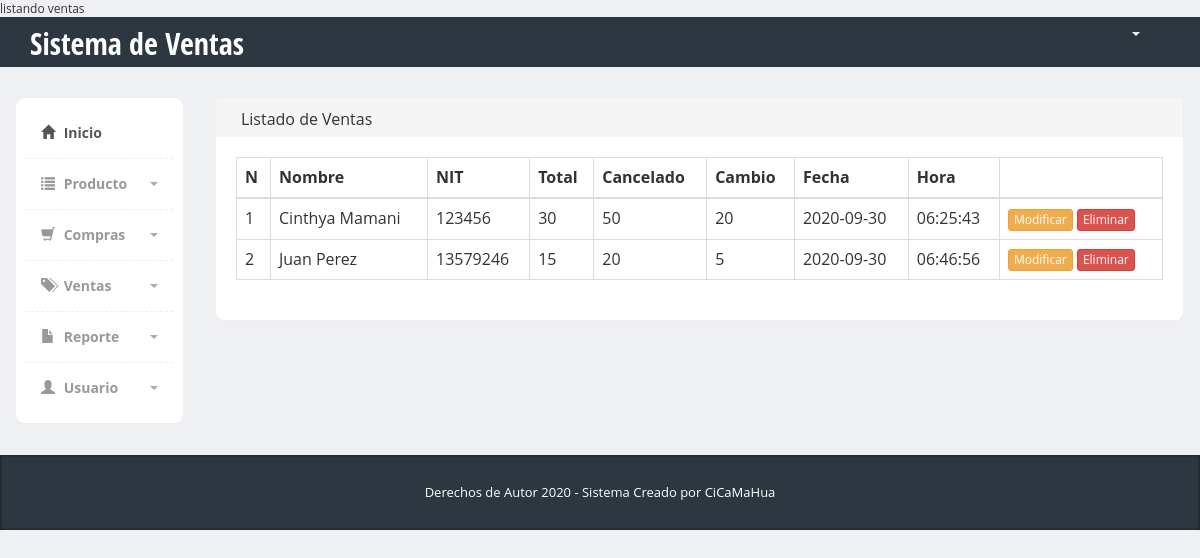
/index.php/venta/listar, run on the app's committed database.
### tables this page shows
CREATE TABLE IF NOT EXISTS `venta` (
  `id_venta` int(11) NOT NULL AUTO_INCREMENT,
  `nombre` varchar(50) NOT NULL,
  `nit` varchar(50) NOT NULL,
  `total` float NOT NULL,
  `cancelado` float NOT NULL,
  `cambio` float NOT NULL,
  `fecha` date NOT NULL,
  `hora` time NOT NULL,
  `activo` tinyint(1) NOT NULL,
  PRIMARY KEY (`id_venta`)
);

### application/controllers/Venta.php (called while the page is built, shortened)
<?php
class Venta extends CI_Controller
{
    public function listar()
    {
        $this->load->model("VentaModel");
        $datosVenta = $this->VentaModel->seleccionar();
        $desde = $this->uri->segment(3);
        $this->load->library('pagination');
        $config['base_url'] = base_url() . 'venta/listar/';
        $config['total_rows'] = count($datosVenta);
        $config['per_page'] = 2;
        $datosVenta = $this->VentaModel->seleccionar($config['per_page'], $desde);
        $data = [
            'desde' => $desde,
            'datosVenta' => $datosVenta
        ];
        $dataC = [
            'titulo' => "Listado de Ventas"
        ];
        $this->load->view("plantilla/cabecerahtml");
        $this->load->view("plantilla/cabecera", $dataC);
        $this->load->view("venta/listado", $data);
        $this->load->view("plantilla/piehtml");
    }
}
?>

### index.php (called while the page is built, shortened)
<?php
require_once BASEPATH.'core/CodeIgniter.php';

### application/config/config.php (called while the page is built, shortened)
<?php
$config['base_url'] = 'http://localhost/eje08/';
$config['index_page'] = 'index.php';
$config['uri_protocol']	= 'REQUEST_URI';
$config['url_suffix'] = '';
$config['language']	= 'english';
$config['charset'] = 'UTF-8';
$config['enable_hooks'] = FALSE;
$config['subclass_prefix'] = 'MY_';
$config['composer_autoload'] = FALSE;
$config['permitted_uri_chars'] = 'a-z 0-9~%.:_\-';
$config['enable_query_strings'] = FALSE;
$config['controller_trigger'] = 'c';
$config['function_trigger'] = 'm';
$config['directory_trigger'] = 'd';
$config['allow_get_array'] = TRUE;
$config['log_threshold'] = 0;
$config['log_path'] = '';
$config['log_file_extension'] = '';
$config['log_file_permissions'] = 0644;
$config['log_date_format'] = 'Y-m-d H:i:s';
$config['error_views_path'] = '';
$config['cache_path'] = '';
$config['cache_query_string'] = FALSE;
$config['encryption_key'] = '';
$config['sess_driver'] = 'files';
$config['sess_cookie_name'] = 'ci_session';
$config['sess_expiration'] = 7200;
$config['sess_save_path'] = NULL;
$config['sess_match_ip'] = FALSE;
$config['sess_time_to_update'] = 300;
$config['sess_regenerate_destroy'] = FALSE;
$config['cookie_prefix']	= '';
$config['cookie_domain']	= '';
$config['cookie_path']		= '/';
$config['cookie_secure']	= FALSE;
$config['cookie_httponly'] 	= FALSE;
$config['standardize_newlines'] = FALSE;
$config['global_xss_filtering'] = FALSE;
$config['csrf_protection'] = FALSE;
$config['csrf_token_name'] = 'csrf_test_name';
$config['csrf_cookie_name'] = 'csrf_cookie_name';
$config['csrf_expire'] = 7200;
$config['csrf_regenerate'] = TRUE;
$config['csrf_exclude_uris'] = array();
$config['compress_output'] = FALSE;
$config['time_reference'] = 'local';
$config['rewrite_short_tags'] = FALSE;
$config['proxy_ips'] = '';

### application/models/VentaModel.php (called while the page is built, shortened)
<?php
class VentaModel extends CI_Model
{
    public function seleccionar($cantidad = "", $desde = "0")
    {
        $this->db->select('*');
        $this->db->where('activo', 1);
        if ($cantidad != "") {
            $this->db->limit($cantidad, $desde);
        }
        $query = $this->db->get('venta');
        return $query->result();
    }
}
?>

### application/views/venta/listado.php (the view, shortened to what this page needs)
<table class="table table-bordered table-hover">
    <thead>
        <tr>
            <th>N</th>
            <th>Nombre</th>
            <th>NIT</th>
            <th>Total</th>
            <th>Cancelado</th>
            <th>Cambio</th>
            <th>Fecha</th>
            <th>Hora</th>
            <th></th>
        </tr>
    </thead>
    <tbody>
        <?php
        $i = $desde;
        foreach ($datosVenta as $dp) {
            $i++;
            ?>
            <tr>
                <td><?= $i; ?></td>
                <td><?= $dp->nombre ?></td>
                <td><?= $dp->nit ?></td>
                <td><?= $dp->total ?></td>
                <td><?= $dp->cancelado ?></td>
                <td><?= $dp->cambio ?></td>
                <td><?= $dp->fecha ?></td>
                <td><?= $dp->hora ?></td>
                <td>
                    <a href="<?= base_url() ?>venta/modificar" class="btn btn-xs btn-warning">Modificar</a>
                    <a href="<?= base_url() ?>venta/eliminar" class="btn btn-xs btn-danger">Eliminar</a>
                </td>
            </tr>
        <?php
        } ?>
    </tbody>
</table>

### application/views/plantilla/cabecerahtml.php (shortened to what this page needs)
<!DOCTYPE html>
<html>
<head>
    <link href="<?= base_url(); ?>bootstrap/css/bootstrap.min.css" rel="stylesheet">
    <link href="<?= base_url(); ?>css/styles.css" rel="stylesheet">

### application/views/plantilla/cabecera.php (shortened to what this page needs)
</head>
<body>
    <div class="header">
        <div class="container">
            <div class="row">
                <div class="col-md-5">
                    <div class="logo">
                        <h1><a href="index.html"> Sistema de Ventas</a></h1>
                    </div>
                </div>
                <div class="col-md-5">
                    <div class="row">
                        <div class="col-lg-12">
                        </div>
                    </div>
                </div>
                <div class="col-md-2">
                    <div class="navbar navbar-inverse" role="banner">
                        <nav class="collapse navbar-collapse bs-navbar-collapse navbar-right" role="navigation">
                            <ul class="nav navbar-nav">
                                <li class="dropdown">
                                    <a href="#" class="dropdown-toggle" data-toggle="dropdown"><?= $this->session->nombres . " " . $this->session->apellidos; ?> <b class="caret"></b></a>
                                </li>
                            </ul>
                        </nav>
                    </div>
                </div>
            </div>
        </div>
    </div>
    <div class="page-content">
        <div class="row">
            <div class="col-md-2">
                <div class="sidebar content-box" style="display: block;">
                    <ul class="nav">
                        <li class="current"><a href="<?= base_url(); ?>"><i class="glyphicon glyphicon-home"></i> Inicio</a></li>
                        <li class="submenu">
                            <a href="#">
                                <i class="glyphicon glyphicon-list"></i> Producto
                                <span class="caret pull-right"></span>
                            </a>
                        </li>
                        <li class="submenu">
                            <a href="#">
                                <i class="glyphicon glyphicon-shopping-cart"></i> Compras
                                <span class="caret pull-right"></span>
                            </a>
                        </li>
                        <li class="submenu">
                            <a href="#">
                                <i class="glyphicon glyphicon-tags"></i> Ventas
                                <span class="caret pull-right"></span>
                            </a>
                        </li>
                        <li class="submenu">
                            <a href="#">
                                <i class="glyphicon glyphicon-file"></i> Reporte
                                <span class="caret pull-right"></span>
                            </a>
                        </li>
                        <li class="submenu">
                            <a href="#">
                                <i class="glyphicon glyphicon-user"></i> Usuario
                                <span class="caret pull-right"></span>
                            </a>
                        </li>
                    </ul>
                </div>
            </div>
            <div class="col-md-10">
                <div class="row">
                    <div class="col-md-12">
                        <div class="content-box-header">
                            <div class="panel-title"><?= $titulo ?? 'Página principal'; ?></div>
                        </div>
                        <div class="content-box-large box-with-header">

### application/views/plantilla/piehtml.php (shortened to what this page needs)
</div>
</div>
</div>
</div>
</div>
</div>
<footer>
    <div class="container">
        <div class="copy text-center">
            Derechos de Autor <?= date("Y") ?> - Sistema Creado por CiCaMaHua
        </div>
    </div>
</footer>
</body>
</html>

### css/styles.css (style rules this page uses)
body { font-family: 'Open Sans', sans-serif; background-color: #f7f7f7; position: relative; margin: 0px; font-size: 12px; padding: 0px; }
.page-content > .row { margin-left: 0px !important; margin-right: 0px !important; margin-top: 30px; }
footer { background-color:#2c3742; box-shadow:inset 0px 0px 3px #111; color:#fff; font-size:14px; line-height:25px; padding:10px 0px 10px 0px; bottom: 0px; }
footer .copy { font-size:13px; margin:15px 0px; }
.header { height:50px; background-color: #2c3742; }
.header .logo h1 { font-size:30px; margin:0px; padding:10px 0px; }
.header .logo h1 a { color:#fff; font-family: 'Open Sans Condensed', sans-serif; }
.header .navbar * { box-shadow:none !important; }
.header .navbar { background:none !important; border:0px !important; }
.header .navbar .nav > li > a { color:#fff !important; font-size:13px !important; border-bottom:0px !important; margin-top:0px !important; font-weight:bold; }
.header .navbar-collapse { border:0px !important; }
.header .navbar-nav .caret { border-top-color:#fff !important; border-bottom-color:#fff !important; }
.content-box, .content-box-large { margin-bottom:30px; background:#fff; border-radius:10px; padding:10px; border-left:1px solid #eee; border-top:1px solid #eee; border-right:2px solid #eee; border-bottom:2px solid #eee; }
.content-box-large { padding: 20px; }
.box-with-header { border-top: none; border-top-left-radius:0px; border-top-right-radius:0px; }
.content-box-header { min-height: 40px; font-size: 16px; background:#f5f5f5; border-top-left-radius:5px; border-top-right-radius:5px; padding:10px; border-left:1px solid #eee; border-top:1px solid #eee; border-right:2px solid #eee; }
.content-box-header:after { clear:both; }
.sidebar ul.nav, .sidebar ul.nav ul { list-style: none; padding: 0px; margin: 0px; }
.sidebar .nav > li { margin: 0; border-bottom:1px dashed #eee; }
.sidebar .nav > li:last-child { border-bottom:0px; }
.sidebar .nav > li > a { font-size: 14px; line-height: 20px; padding: 15px 15px; color: #999; display: block; font-weight:bold; background:none; text-decoration: none; border-top:0px; font-weight:bold; }
.sidebar .nav > li > a > i { margin-right:5px; }
.sidebar .nav li a:hover, .sidebar .nav li.current > a { background: #fff; color: #555; border-bottom:0px; }
.sidebar .nav a .caret { float: right; width: 0; height: 0; display: inline-block; vertical-align: top; border-top: 4px solid #aaa; border-right: 4px solid transparent; border-left: 4px solid transparent; content: ""; margin-top: 8px; margin-left: 2px; }
body { background-color: #eff0f3; }
.panel-heading>.panel-title, .content-box-header .panel-title { float: left; padding: 10px 15px; padding-top: 0px; }

### data on the page
venta: nombre "Cinthya Mamani", nit "123456", total "30", cancelado "50", cambio "20", fecha "2020-09-30", hora "06:25:43"
venta: nombre "Juan Perez", nit "13579246", total "15", cancelado "20", cambio "5", fecha "2020-09-30", hora "06:46:56"

### other printed values
$titulo "Listado de Ventas"
